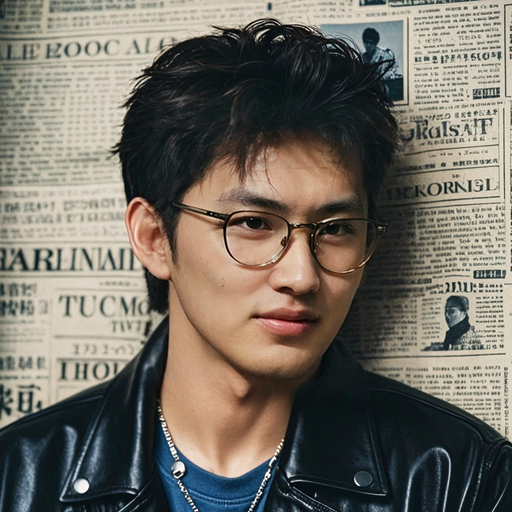
#> input picture images/android-chrome-512x512.png, 512 x 512 px, given in place of android-chrome-512x512.jpg, which was not available
$ python optimize_images.py
#> lines starting #> are read from the running program, lines starting #| are printed output that depends on the picture; pictures that were not available may be replaced by others from this repository, and a replacement may not be noted
#!/usr/bin/env python3
"""Generate committed web assets. Requires Pillow; originals are never modified."""
import re
from pathlib import Path

from PIL import Image, ImageOps

ROOT = Path(__file__).resolve().parents[1]
IMAGES = ROOT / 'images'


def main():
    with Image.open(IMAGES / 'android-chrome-512x512.jpg') as source:
#> source is the input picture: PIL image 512x512 RGB; mean R, G, B 114.5, 109, 99.4
        portrait = ImageOps.exif_transpose(source).convert('RGB')
        avatar = ImageOps.fit(portrait, (384, 384), method=Image.Resampling.LANCZOS)
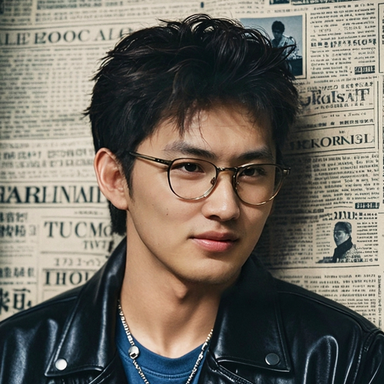
#> avatar: PIL image 384x384 RGB; mean R, G, B 114.5, 109, 99.4
        avatar.save(IMAGES / 'avatar.webp', quality=82, method=6)
        for name, size in [('favicon-16x16', 16), ('favicon-32x32', 32),
                           ('apple-touch-icon', 180), ('android-chrome-192x192', 192),
                           ('android-chrome-512x512', 512)]:
            ImageOps.fit(portrait, (size, size), method=Image.Resampling.LANCZOS).save(
                IMAGES / (name + '.png'), optimize=True)
#> this loop made 5 passes
#> pass 1, in main, `ImageOps.fit(portrait, (size, size), method=Image.Resampling.LANCZOS)...`:
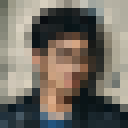
#> saved as favicon-16x16.png: PIL image 16x16 RGB (shown 8 times larger); mean R, G, B 114.7, 109.2, 99.6
#> pass 2, in main, `ImageOps.fit(portrait, (size, size), method=Image.Resampling.LANCZOS)...`:
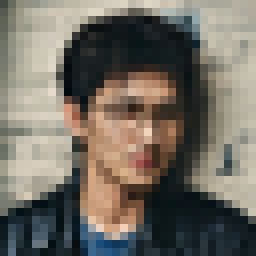
#> saved as favicon-32x32.png: PIL image 32x32 RGB (shown 8 times larger); mean R, G, B 114.7, 109.1, 99.4

    # Only posts with an explicit cover_thumbnail opt in. Paths are root-relative.
    for post in sorted((ROOT / '_posts').glob('*.md')):
        front_matter = post.read_text().split('---', 2)[1]
        paths = dict(re.findall(r'^(cover_image|cover_thumbnail):\s*(/[^\n]+)$',
                                front_matter, re.MULTILINE))
        if 'cover_thumbnail' not in paths:
            continue
        target = ROOT / paths['cover_thumbnail'].lstrip('/')
        target.parent.mkdir(parents=True, exist_ok=True)
        with Image.open(ROOT / paths['cover_image'].lstrip('/')) as source:
            image = ImageOps.exif_transpose(source).convert('RGB')
            ImageOps.fit(image, (720, 405), method=Image.Resampling.LANCZOS).save(
                target, quality=80, method=6)
        print(target.relative_to(ROOT))


if __name__ == '__main__':
    main()
